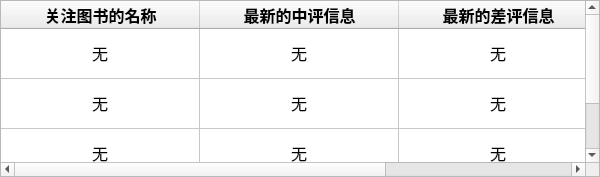
<?xml version="1.0" encoding="UTF-8"?>
<ui version="4.0">
 <class>MainWindow</class>
 <widget class="QMainWindow" name="MainWindow">
  <property name="geometry">
   <rect>
    <x>0</x>
    <y>0</y>
    <width>600</width>
    <height>177</height>
   </rect>
  </property>
  <property name="minimumSize">
   <size>
    <width>600</width>
    <height>177</height>
   </size>
  </property>
  <property name="maximumSize">
   <size>
    <width>600</width>
    <height>177</height>
   </size>
  </property>
  <property name="windowTitle">
   <string>评价预警窗口</string>
  </property>
  <widget class="QWidget" name="centralwidget">
   <widget class="QTableWidget" name="tableWidget">
    <property name="geometry">
     <rect>
      <x>0</x>
      <y>0</y>
      <width>600</width>
      <height>177</height>
     </rect>
    </property>
    <property name="font">
     <font>
      <pointsize>12</pointsize>
     </font>
    </property>
    <property name="lineWidth">
     <number>1</number>
    </property>
    <property name="editTriggers">
     <set>QAbstractItemView::NoEditTriggers</set>
    </property>
    <property name="rowCount">
     <number>3</number>
    </property>
    <property name="columnCount">
     <number>3</number>
    </property>
    <attribute name="horizontalHeaderDefaultSectionSize">
     <number>199</number>
    </attribute>
    <attribute name="horizontalHeaderMinimumSectionSize">
     <number>25</number>
    </attribute>
    <attribute name="horizontalHeaderStretchLastSection">
     <bool>false</bool>
    </attribute>
    <attribute name="verticalHeaderVisible">
     <bool>false</bool>
    </attribute>
    <attribute name="verticalHeaderDefaultSectionSize">
     <number>50</number>
    </attribute>
    <row/>
    <row/>
    <row/>
    <column>
     <property name="text">
      <string>关注图书的名称</string>
     </property>
     <property name="font">
      <font>
       <pointsize>12</pointsize>
       <weight>75</weight>
       <bold>true</bold>
      </font>
     </property>
     <property name="textAlignment">
      <set>AlignCenter</set>
     </property>
    </column>
    <column>
     <property name="text">
      <string>最新的中评信息</string>
     </property>
     <property name="font">
      <font>
       <pointsize>12</pointsize>
       <weight>75</weight>
       <bold>true</bold>
      </font>
     </property>
     <property name="textAlignment">
      <set>AlignCenter</set>
     </property>
    </column>
    <column>
     <property name="text">
      <string>最新的差评信息</string>
     </property>
     <property name="font">
      <font>
       <pointsize>12</pointsize>
       <weight>75</weight>
       <bold>true</bold>
      </font>
     </property>
     <property name="textAlignment">
      <set>AlignCenter</set>
     </property>
    </column>
    <item row="0" column="0">
     <property name="text">
      <string>无</string>
     </property>
     <property name="font">
      <font>
       <pointsize>12</pointsize>
      </font>
     </property>
     <property name="textAlignment">
      <set>AlignCenter</set>
     </property>
    </item>
    <item row="0" column="1">
     <property name="text">
      <string>无</string>
     </property>
     <property name="font">
      <font>
       <pointsize>12</pointsize>
      </font>
     </property>
     <property name="textAlignment">
      <set>AlignCenter</set>
     </property>
    </item>
    <item row="0" column="2">
     <property name="text">
      <string>无</string>
     </property>
     <property name="font">
      <font>
       <pointsize>12</pointsize>
      </font>
     </property>
     <property name="textAlignment">
      <set>AlignCenter</set>
     </property>
    </item>
    <item row="1" column="0">
     <property name="text">
      <string>无</string>
     </property>
     <property name="font">
      <font>
       <pointsize>12</pointsize>
      </font>
     </property>
     <property name="textAlignment">
      <set>AlignCenter</set>
     </property>
    </item>
    <item row="1" column="1">
     <property name="text">
      <string>无</string>
     </property>
     <property name="font">
      <font>
       <pointsize>12</pointsize>
      </font>
     </property>
     <property name="textAlignment">
      <set>AlignCenter</set>
     </property>
    </item>
    <item row="1" column="2">
     <property name="text">
      <string>无</string>
     </property>
     <property name="font">
      <font>
       <pointsize>12</pointsize>
      </font>
     </property>
     <property name="textAlignment">
      <set>AlignCenter</set>
     </property>
    </item>
    <item row="2" column="0">
     <property name="text">
      <string>无</string>
     </property>
     <property name="font">
      <font>
       <pointsize>12</pointsize>
      </font>
     </property>
     <property name="textAlignment">
      <set>AlignCenter</set>
     </property>
    </item>
    <item row="2" column="1">
     <property name="text">
      <string>无</string>
     </property>
     <property name="font">
      <font>
       <pointsize>12</pointsize>
      </font>
     </property>
     <property name="textAlignment">
      <set>AlignCenter</set>
     </property>
    </item>
    <item row="2" column="2">
     <property name="text">
      <string>无</string>
     </property>
     <property name="font">
      <font>
       <pointsize>12</pointsize>
      </font>
     </property>
     <property name="textAlignment">
      <set>AlignCenter</set>
     </property>
    </item>
   </widget>
  </widget>
 </widget>
 <resources/>
 <connections/>
</ui>
